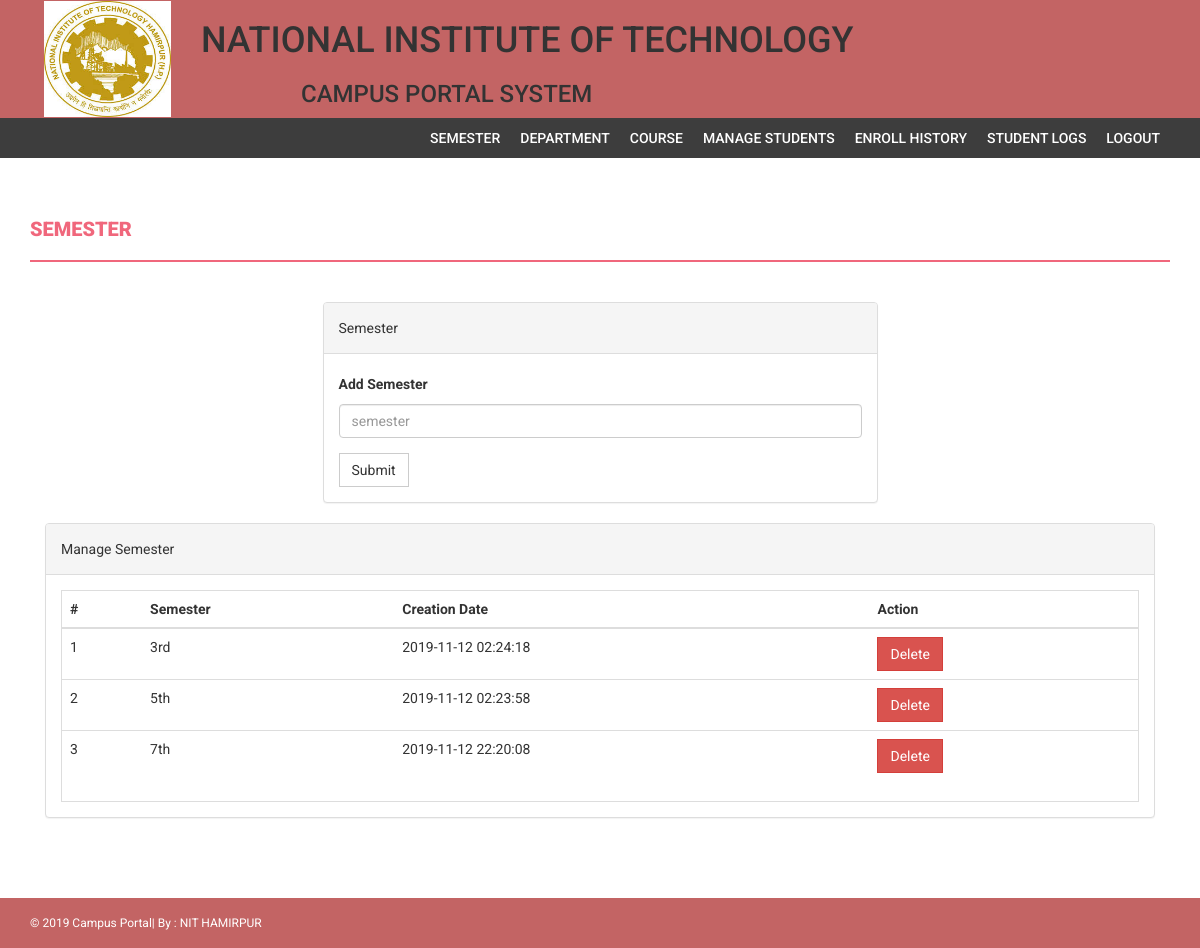
The app's page /semester.php (signed in) with its own data.
### tables this page shows
CREATE TABLE `semester` (
  `cursem` varchar(20) NOT NULL DEFAULT 'NULL',
  `createion_date` timestamp NOT NULL DEFAULT current_timestamp() ON UPDATE current_timestamp()
);

### semester.php (the view, shortened to what this page needs)
<?php
include('config.php');
?>
<!Doctype html>
<html>
<head>
<link rel="stylesheet" href="css/cus.css">
<link href="css/bootstrap.css" rel="stylesheet" />
    <link href="css/font-awesome.css" rel="stylesheet" />
    <link href="css/style.css" rel="stylesheet" />
</head>
<body>
<?php include('header.php');?>
<?php if($_SESSION['alogin']!="")
{
 include('menu.php');
}?>
                      <div class="content-wrapper">
        <div class="container">
              <div class="row">
                    <div class="col-md-12">
                        <h1 class="page-head-line">Semester  </h1>
                    </div>
                </div>
                <div class="row" >
                  <div class="col-md-3"></div>
                    <div class="col-md-6">
                        <div class="panel panel-default">
                        <div class="panel-heading">
                           Semester
                        </div>
                        <div class="panel-body">
                       <form name="semester" method="post">
   <div class="form-group">
    <label for="semester">Add Semester  </label>
    <input type="text" class="form-control" id="semester" name="semester" placeholder="semester" required />
  </div>
 <button type="submit" name="submit" class="btn btn-default">Submit</button>
</form>
                            </div>
                            </div>
                    </div>
                </div>
                <div class="col-md-12">
                    <div class="panel panel-default">
                        <div class="panel-heading">
                            Manage Semester
                        </div>
                        <div class="panel-body">
                            <div class="table-responsive table-bordered">
                                <table class="table">
                                    <thead>
                                        <tr>
                                            <th>#</th>
                                            <th>Semester</th>
                                            <th>Creation Date</th>
                                            <th>Action</th>
                                        </tr>
                                    </thead>
                                    <tbody>
<?php
$sql=mysqli_query($conn,"select * from semester");
$cnt=1;
while($row=mysqli_fetch_array($sql))
{
?>
                                        <tr>
                                            <td><?php echo $cnt;?></td>
                                            <td><?php echo htmlentities($row['cursem']);?></td>
                                            <td><?php echo htmlentities($row['createion_date']);?></td>
                                            <td>
  <a href="semester.php?id=<?php echo $row['cursem']?>&del=delete" onClick="return confirm('Are you sure you want to delete?')">
                                            <button class="btn btn-danger">Delete</button>
</a>
                                            </td>
                                        </tr>
<?php
$cnt++;
} ?>
                                    </tbody>
                                </table>
                            </div>
                        </div>
                    </div>
                </div>
            </div>
        </div>
</body>
  <?php include('footer.php');?>
 </html>

### css/style.css (style rules this page uses)
body { font-family: 'Roboto', sans-serif; line-height: 30px; }
.content-wrapper { margin-top: 40px; min-height: 600px; padding-bottom: 60px; }
.page-head-line { font-weight: 900; padding-bottom: 20px; border-bottom: 2px solid #F0677C; text-transform: uppercase; color: #F0677C; font-size: 20px; margin-bottom: 40px; }
.btn { border-radius: 0px; -webkit-border-radius: 0px; -moz-border-radius: 0px; }

### records on screen
semester: cursem "3rd", createion_date "2019-11-12 02:24:18"
semester: cursem "5th", createion_date "2019-11-12 02:23:58"
semester: cursem "7th", createion_date "2019-11-12 22:20:08"
